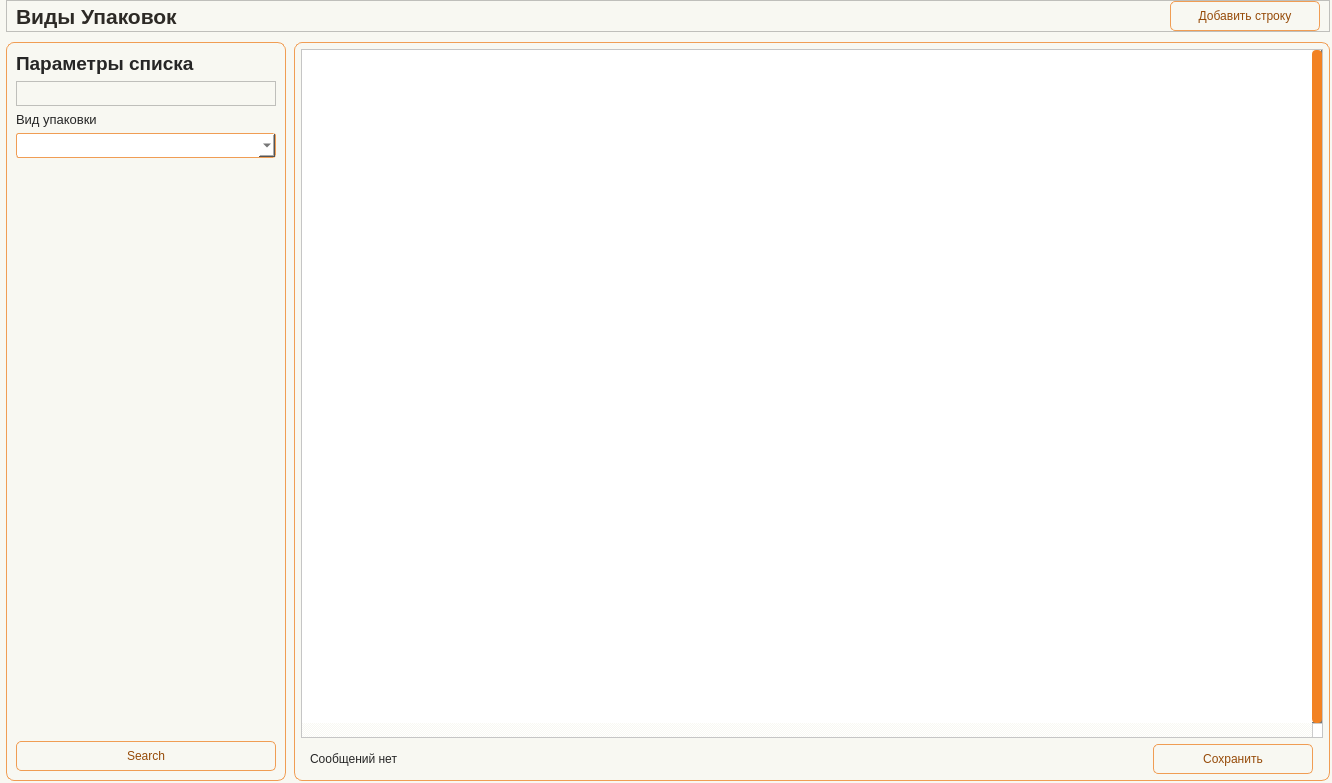
<?xml version="1.0" encoding="UTF-8"?>
<ui version="4.0">
 <class>Form</class>
 <widget class="QWidget" name="Form">
  <property name="geometry">
   <rect>
    <x>0</x>
    <y>0</y>
    <width>1332</width>
    <height>783</height>
   </rect>
  </property>
  <property name="minimumSize">
   <size>
    <width>930</width>
    <height>650</height>
   </size>
  </property>
  <property name="windowTitle">
   <string>Form</string>
  </property>
  <property name="styleSheet">
   <string notr="true">/* ===== BASE PREVIEW STYLE FOR DESIGNER ===== */

QWidget {
    background-color: #f8f8f2;
    color: #262626;
    font: 10pt &quot;Tahoma&quot;;
}

/* ===== LABELS ===== */

QLabel {
    color: #262626;
}

#Title_label {
    font: 16pt &quot;Tahoma&quot;;
    font-weight: 700;
    color: #2D2A26;
}

QLabel#label_filter_title {
    font: 14pt &quot;Tahoma&quot;;
    font-weight: 700;
}

/* ===== INPUTS ===== */

QLineEdit, QComboBox, QDateEdit {
    border: 1px solid #f09d54;
    border-radius: 3px;
    padding: 2px;
    background-color: #ffffff;
    color: #262626;
}

/* ===== BUTTONS ===== */

QPushButton {
    border: 1px solid #f09d54;
    border-radius: 5px;
    background-color: #f8f8f2;
    color: #964b09;
    padding: 4px;
}

/* ===== TABLE ===== */

QTableWidget {
    background-color: #ffffff;
    gridline-color: #f28223;
    selection-background-color: #f5d3b5;
    selection-color: #262626;
}

QHeaderView::section {
    background-color: #f5d3b5;
    border: 1px solid #f28223;
    padding: 3px;
}

/* ===== FRAMES ===== */

QFrame#frame_LeftPanel, 
QFrame#frame_RightPanel {
    border: 1px solid #f28223;
    border-radius: 5px;
}

/* ===== SCROLL ===== */

QScrollBar:vertical {
    background: #f8f8f2;
    width: 10px;
}

QScrollBar::handle:vertical {
    background: #f28223;
    border-radius: 4px;
}</string>
  </property>
  <layout class="QHBoxLayout" name="horizontalLayout">
   <property name="leftMargin">
    <number>0</number>
   </property>
   <property name="topMargin">
    <number>0</number>
   </property>
   <property name="rightMargin">
    <number>0</number>
   </property>
   <property name="bottomMargin">
    <number>0</number>
   </property>
   <item>
    <widget class="QWidget" name="widget" native="true">
     <layout class="QVBoxLayout" name="verticalLayout">
      <property name="spacing">
       <number>10</number>
      </property>
      <property name="leftMargin">
       <number>6</number>
      </property>
      <property name="topMargin">
       <number>0</number>
      </property>
      <property name="rightMargin">
       <number>2</number>
      </property>
      <property name="bottomMargin">
       <number>2</number>
      </property>
      <item>
       <widget class="QFrame" name="frame_2">
        <property name="minimumSize">
         <size>
          <width>0</width>
          <height>32</height>
         </size>
        </property>
        <property name="maximumSize">
         <size>
          <width>16777215</width>
          <height>32</height>
         </size>
        </property>
        <property name="frameShape">
         <enum>QFrame::Shape::StyledPanel</enum>
        </property>
        <property name="frameShadow">
         <enum>QFrame::Shadow::Raised</enum>
        </property>
        <layout class="QHBoxLayout" name="horizontalLayout_2">
         <property name="spacing">
          <number>0</number>
         </property>
         <property name="topMargin">
          <number>0</number>
         </property>
         <property name="bottomMargin">
          <number>0</number>
         </property>
         <item>
          <widget class="QLabel" name="Title_label">
           <property name="minimumSize">
            <size>
             <width>0</width>
             <height>30</height>
            </size>
           </property>
           <property name="maximumSize">
            <size>
             <width>16777215</width>
             <height>30</height>
            </size>
           </property>
           <property name="font">
            <font>
             <family>Tahoma</family>
             <pointsize>16</pointsize>
             <italic>false</italic>
             <bold>true</bold>
            </font>
           </property>
           <property name="layoutDirection">
            <enum>Qt::LayoutDirection::LeftToRight</enum>
           </property>
           <property name="text">
            <string>Виды Упаковок</string>
           </property>
          </widget>
         </item>
         <item>
          <spacer name="horizontalSpacer_top">
           <property name="orientation">
            <enum>Qt::Orientation::Horizontal</enum>
           </property>
           <property name="sizeHint" stdset="0">
            <size>
             <width>976</width>
             <height>20</height>
            </size>
           </property>
          </spacer>
         </item>
         <item>
          <widget class="QPushButton" name="btn_AddLine">
           <property name="minimumSize">
            <size>
             <width>150</width>
             <height>30</height>
            </size>
           </property>
           <property name="maximumSize">
            <size>
             <width>150</width>
             <height>30</height>
            </size>
           </property>
           <property name="text">
            <string>Добавить строку</string>
           </property>
           <property name="icon">
            <iconset resource="../resource.qrc">
             <normaloff>:/icon/icon/plus-circle — копия — копия.svg</normaloff>:/icon/icon/plus-circle — копия — копия.svg</iconset>
           </property>
          </widget>
         </item>
        </layout>
       </widget>
      </item>
      <item>
       <widget class="QFrame" name="frame_Content">
        <property name="frameShape">
         <enum>QFrame::Shape::NoFrame</enum>
        </property>
        <property name="frameShadow">
         <enum>QFrame::Shadow::Plain</enum>
        </property>
        <layout class="QHBoxLayout" name="horizontalLayout_content">
         <property name="spacing">
          <number>8</number>
         </property>
         <property name="leftMargin">
          <number>0</number>
         </property>
         <property name="topMargin">
          <number>0</number>
         </property>
         <property name="rightMargin">
          <number>0</number>
         </property>
         <property name="bottomMargin">
          <number>0</number>
         </property>
         <item>
          <widget class="QFrame" name="frame_LeftPanel">
           <property name="minimumSize">
            <size>
             <width>280</width>
             <height>0</height>
            </size>
           </property>
           <property name="maximumSize">
            <size>
             <width>300</width>
             <height>16777215</height>
            </size>
           </property>
           <property name="styleSheet">
            <string notr="true">#frame_LeftPanel {border: 1px solid #f09d54; border-radius: 8px;}</string>
           </property>
           <property name="frameShape">
            <enum>QFrame::Shape::StyledPanel</enum>
           </property>
           <property name="frameShadow">
            <enum>QFrame::Shadow::Raised</enum>
           </property>
           <layout class="QVBoxLayout" name="verticalLayout_left">
            <item>
             <widget class="QLabel" name="label_filter_title">
              <property name="font">
               <font>
                <family>Tahoma</family>
                <pointsize>14</pointsize>
                <italic>false</italic>
                <bold>true</bold>
               </font>
              </property>
              <property name="text">
               <string>Параметры списка</string>
              </property>
             </widget>
            </item>
            <item>
             <widget class="QFrame" name="frame">
              <property name="minimumSize">
               <size>
                <width>0</width>
                <height>25</height>
               </size>
              </property>
              <property name="maximumSize">
               <size>
                <width>16777215</width>
                <height>25</height>
               </size>
              </property>
              <property name="frameShape">
               <enum>QFrame::Shape::StyledPanel</enum>
              </property>
              <property name="frameShadow">
               <enum>QFrame::Shadow::Raised</enum>
              </property>
             </widget>
            </item>
            <item>
             <widget class="QLabel" name="label_5">
              <property name="font">
               <font>
                <family>Tahoma</family>
                <pointsize>10</pointsize>
                <italic>false</italic>
                <bold>false</bold>
               </font>
              </property>
              <property name="text">
               <string>Вид упаковки</string>
              </property>
             </widget>
            </item>
            <item>
             <widget class="QComboBox" name="line_PackType">
              <property name="minimumSize">
               <size>
                <width>0</width>
                <height>25</height>
               </size>
              </property>
              <property name="maximumSize">
               <size>
                <width>16777215</width>
                <height>25</height>
               </size>
              </property>
             </widget>
            </item>
            <item>
             <spacer name="verticalSpacer_filters">
              <property name="orientation">
               <enum>Qt::Orientation::Vertical</enum>
              </property>
              <property name="sizeHint" stdset="0">
               <size>
                <width>20</width>
                <height>550</height>
               </size>
              </property>
             </spacer>
            </item>
            <item>
             <widget class="QPushButton" name="btn_Search">
              <property name="minimumSize">
               <size>
                <width>0</width>
                <height>30</height>
               </size>
              </property>
              <property name="maximumSize">
               <size>
                <width>16777215</width>
                <height>30</height>
               </size>
              </property>
              <property name="text">
               <string>Search</string>
              </property>
              <property name="icon">
               <iconset resource="../resource.qrc">
                <normaloff>:/icon/icon/search — копия — копия.svg</normaloff>:/icon/icon/search — копия — копия.svg</iconset>
              </property>
             </widget>
            </item>
           </layout>
          </widget>
         </item>
         <item>
          <widget class="QFrame" name="frame_RightPanel">
           <property name="styleSheet">
            <string notr="true">#frame_RightPanel {border: 1px solid #f09d54; border-radius: 8px;}</string>
           </property>
           <property name="frameShape">
            <enum>QFrame::Shape::StyledPanel</enum>
           </property>
           <property name="frameShadow">
            <enum>QFrame::Shadow::Raised</enum>
           </property>
           <layout class="QVBoxLayout" name="verticalLayout_right">
            <property name="spacing">
             <number>6</number>
            </property>
            <property name="leftMargin">
             <number>6</number>
            </property>
            <property name="topMargin">
             <number>6</number>
            </property>
            <property name="rightMargin">
             <number>6</number>
            </property>
            <property name="bottomMargin">
             <number>6</number>
            </property>
            <item>
             <layout class="QHBoxLayout" name="horizontalLayout_topRight">
              <property name="spacing">
               <number>6</number>
              </property>
              <property name="leftMargin">
               <number>0</number>
              </property>
              <property name="topMargin">
               <number>0</number>
              </property>
              <property name="rightMargin">
               <number>0</number>
              </property>
              <property name="bottomMargin">
               <number>0</number>
              </property>
             </layout>
            </item>
            <item>
             <widget class="QTableWidget" name="table">
              <property name="verticalScrollBarPolicy">
               <enum>Qt::ScrollBarPolicy::ScrollBarAlwaysOn</enum>
              </property>
              <property name="horizontalScrollBarPolicy">
               <enum>Qt::ScrollBarPolicy::ScrollBarAlwaysOn</enum>
              </property>
              <property name="sizeAdjustPolicy">
               <enum>QAbstractScrollArea::SizeAdjustPolicy::AdjustToContents</enum>
              </property>
              <property name="autoScrollMargin">
               <number>10</number>
              </property>
              <property name="selectionMode">
               <enum>QAbstractItemView::SelectionMode::SingleSelection</enum>
              </property>
              <property name="textElideMode">
               <enum>Qt::TextElideMode::ElideMiddle</enum>
              </property>
              <property name="sortingEnabled">
               <bool>true</bool>
              </property>
              <property name="wordWrap">
               <bool>false</bool>
              </property>
              <property name="rowCount">
               <number>0</number>
              </property>
              <property name="columnCount">
               <number>0</number>
              </property>
              <attribute name="horizontalHeaderCascadingSectionResizes">
               <bool>true</bool>
              </attribute>
              <attribute name="horizontalHeaderMinimumSectionSize">
               <number>55</number>
              </attribute>
              <attribute name="horizontalHeaderDefaultSectionSize">
               <number>100</number>
              </attribute>
              <attribute name="horizontalHeaderShowSortIndicator" stdset="0">
               <bool>true</bool>
              </attribute>
              <attribute name="horizontalHeaderStretchLastSection">
               <bool>true</bool>
              </attribute>
              <attribute name="verticalHeaderVisible">
               <bool>false</bool>
              </attribute>
              <attribute name="verticalHeaderCascadingSectionResizes">
               <bool>true</bool>
              </attribute>
              <attribute name="verticalHeaderMinimumSectionSize">
               <number>24</number>
              </attribute>
              <attribute name="verticalHeaderDefaultSectionSize">
               <number>25</number>
              </attribute>
              <attribute name="verticalHeaderHighlightSections">
               <bool>false</bool>
              </attribute>
             </widget>
            </item>
            <item>
             <widget class="QFrame" name="frame_Update">
              <property name="minimumSize">
               <size>
                <width>0</width>
                <height>0</height>
               </size>
              </property>
              <property name="maximumSize">
               <size>
                <width>16777215</width>
                <height>50</height>
               </size>
              </property>
              <layout class="QHBoxLayout" name="horizontalLayout_4">
               <property name="spacing">
                <number>0</number>
               </property>
               <property name="leftMargin">
                <number>0</number>
               </property>
               <property name="topMargin">
                <number>0</number>
               </property>
               <property name="rightMargin">
                <number>0</number>
               </property>
               <property name="bottomMargin">
                <number>0</number>
               </property>
               <item>
                <widget class="QFrame" name="frame_4">
                 <property name="minimumSize">
                  <size>
                   <width>0</width>
                   <height>0</height>
                  </size>
                 </property>
                 <layout class="QVBoxLayout" name="verticalLayout_5">
                  <property name="leftMargin">
                   <number>9</number>
                  </property>
                  <property name="topMargin">
                   <number>0</number>
                  </property>
                  <property name="rightMargin">
                   <number>0</number>
                  </property>
                  <property name="bottomMargin">
                   <number>0</number>
                  </property>
                  <item>
                   <widget class="QLabel" name="label_msg">
                    <property name="text">
                     <string>Сообщений нет</string>
                    </property>
                   </widget>
                  </item>
                 </layout>
                </widget>
               </item>
               <item>
                <widget class="QFrame" name="frame_5">
                 <property name="minimumSize">
                  <size>
                   <width>120</width>
                   <height>0</height>
                  </size>
                 </property>
                 <property name="maximumSize">
                  <size>
                   <width>180</width>
                   <height>16777215</height>
                  </size>
                 </property>
                 <layout class="QHBoxLayout" name="horizontalLayout_3">
                  <property name="spacing">
                   <number>0</number>
                  </property>
                  <property name="leftMargin">
                   <number>0</number>
                  </property>
                  <property name="topMargin">
                   <number>0</number>
                  </property>
                  <property name="rightMargin">
                   <number>0</number>
                  </property>
                  <property name="bottomMargin">
                   <number>0</number>
                  </property>
                  <item>
                   <widget class="QPushButton" name="btn_Save">
                    <property name="minimumSize">
                     <size>
                      <width>160</width>
                      <height>30</height>
                     </size>
                    </property>
                    <property name="maximumSize">
                     <size>
                      <width>160</width>
                      <height>16777215</height>
                     </size>
                    </property>
                    <property name="text">
                     <string>Сохранить</string>
                    </property>
                    <property name="icon">
                     <iconset resource="../resource.qrc">
                      <normaloff>:/icon/icon/save — копия — копия.svg</normaloff>:/icon/icon/save — копия — копия.svg</iconset>
                    </property>
                   </widget>
                  </item>
                 </layout>
                </widget>
               </item>
              </layout>
             </widget>
            </item>
           </layout>
          </widget>
         </item>
        </layout>
       </widget>
      </item>
     </layout>
    </widget>
   </item>
  </layout>
 </widget>
 <resources>
  <include location="../resource.qrc"/>
 </resources>
 <connections/>
</ui>
